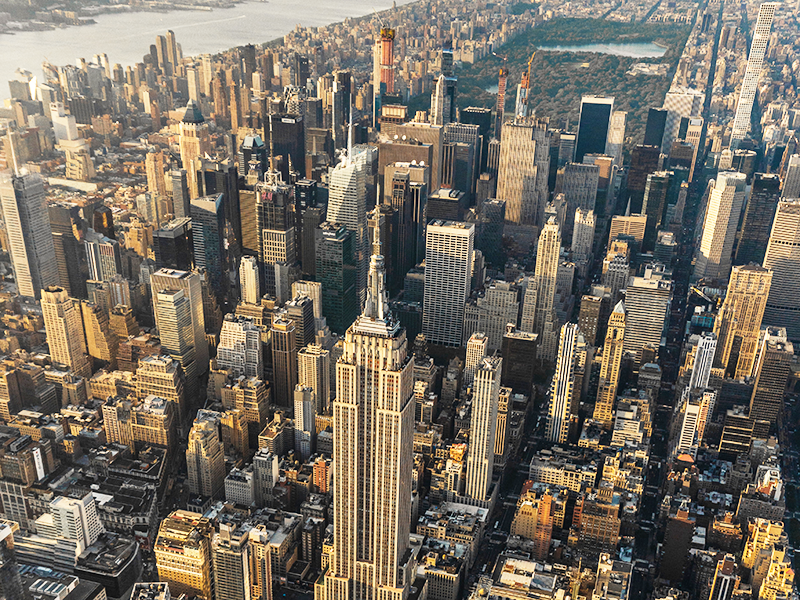
#> input picture kadai_03/resource/original.png, 800 x 600 px
$ python kadai_03.py
#> lines starting #> are read from the running program, lines starting #| are printed output that depends on the picture; after the words box and inside, x2 and y2 are one past the last pixel; in counts of white or black regions, pixels touching at a corner belong together
# 課題３　閾値処理
# 閾値を4パターン設定し,閾値処理した画像を示せ.

# --------------------------------------------
# インポート
# --------------------------------------------

# OpenCV 読み込み
import cv2
# MatPlotLib 読み込み
from matplotlib import pyplot as plt
from mpl_toolkits.axes_grid1 import make_axes_locatable

# --------------------------------------------
# 関数
# --------------------------------------------

# OpenCVのグレースケール画像をMatplotlibで表示する
def image_show(orig_img):
    # 解像度
    resolution = 72
    # figure作成
    fig = plt.figure(figsize=(orig_img.shape[1] / resolution, orig_img.shape[0] / resolution), dpi=resolution)
    # figure内にaxis追加
    ax = plt.subplot(111)
    # axisに画像を表示する
    im = ax.imshow(orig_img, cmap="gray")
    # axisに図を追加できるように
    divider = make_axes_locatable(ax)
    # axisの右に、2％の大きさの図を0.1インチの隙間を空けて生成
    cax = divider.append_axes("right", size="2%", pad=0.1)
    # 作成した部分にカラーバーを生成
    fig.colorbar(im, cax=cax, orientation='vertical')
    plt.show()

# --------------------------------------------
# 処理
# --------------------------------------------

# ファイルから画像を読み込み
src_img = cv2.imread('resource/original.png')
#> src_img is the input picture: shape (600, 800, 3); mean B, G, R 98.7, 111.1, 118.8
gray_img = cv2.cvtColor(src_img, cv2.COLOR_BGR2GRAY)
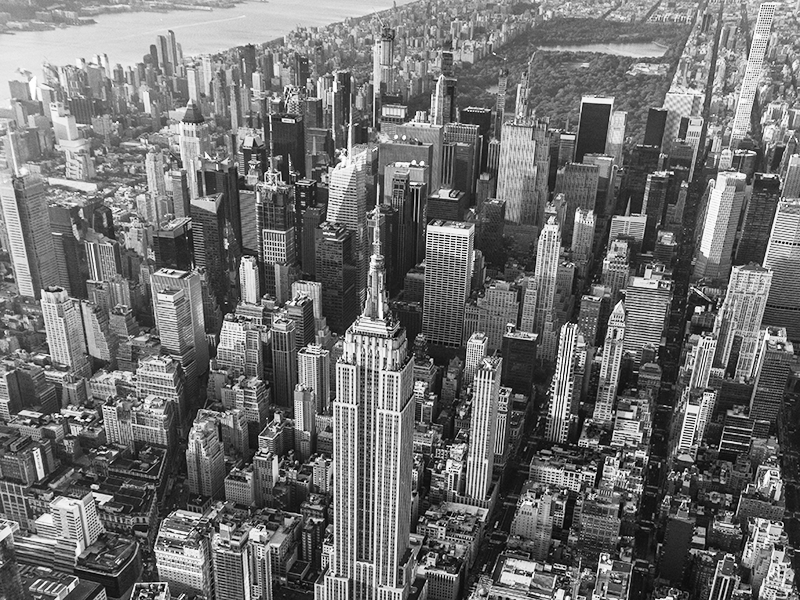
#> gray_img: shape (600, 800); min 0, max 255, mean 112

# グレー画像を表示して待機
image_show(gray_img)
input("Displaying gray image. Hit Enter.\n")
#> the answer given: resource/original.png

# 2階調化
# 変換後の画像
post_img = gray_img.copy()
# 2階調化
th, post_img = cv2.threshold(post_img,64,255,cv2.THRESH_BINARY)
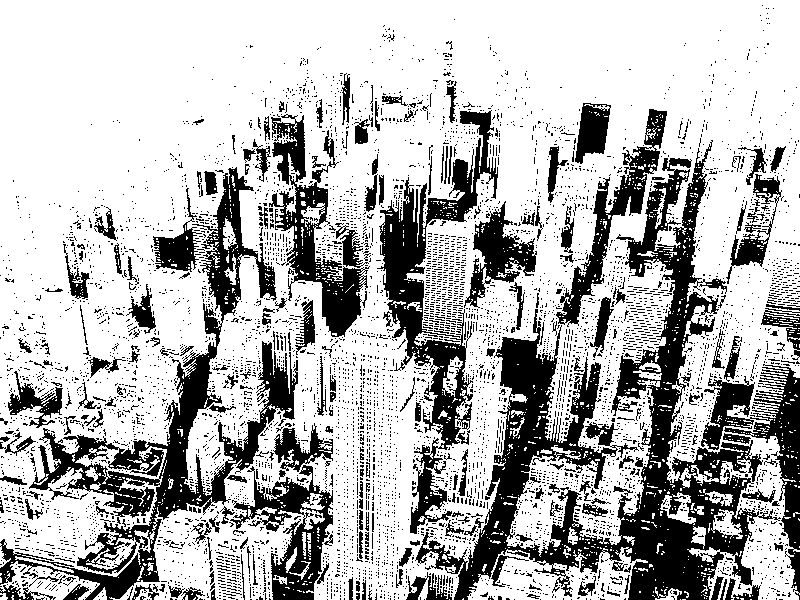
#> post_img: shape (600, 800); 71.3% white; 6160 black regions (5911 under 20 px), largest, box (x1, y1, x2, y2) and area: (415, 140, 781, 600) 37744, (0, 167, 298, 600) 20475, (377, 110, 498, 534) 12188
# 画像を表示して待機
image_show(post_img)
input("Displaying b/w image 1. Hit Enter.\n")
#> the answer given: resource/original.png

# 2階調化
# 変換後の画像
post_img = gray_img.copy()
# 2階調化
th, post_img = cv2.threshold(post_img,96,255,cv2.THRESH_BINARY)
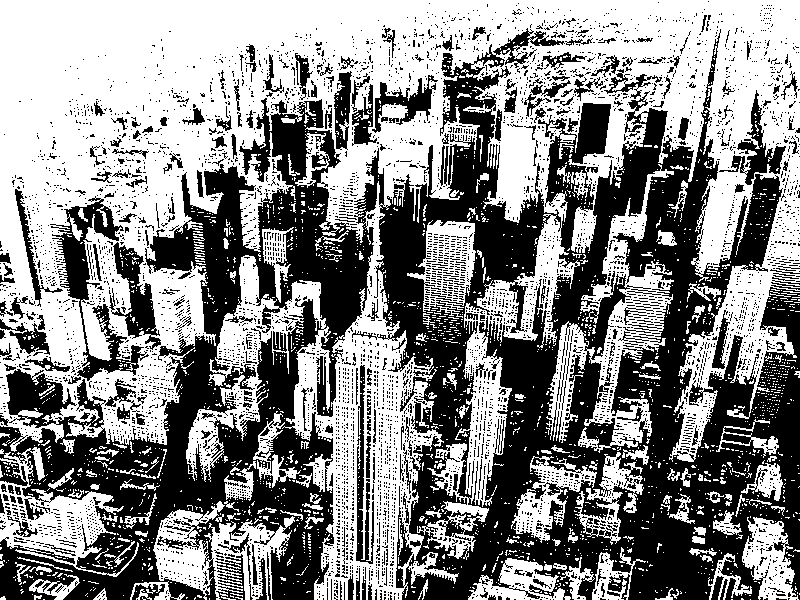
#> post_img: shape (600, 800); 53.7% white; 5523 black regions (5237 under 20 px), largest, box (x1, y1, x2, y2) and area: (0, 28, 800, 600) 175793, (50, 196, 149, 381) 4154, (109, 242, 161, 350) 2106
# 画像を表示して待機
image_show(post_img)
input("Displaying b/w image 2. Hit Enter.\n")
#> the answer given: resource/original.png

# 2階調化
# 変換後の画像
post_img = gray_img.copy()
# 2階調化
th, post_img = cv2.threshold(post_img,128,255,cv2.THRESH_BINARY)
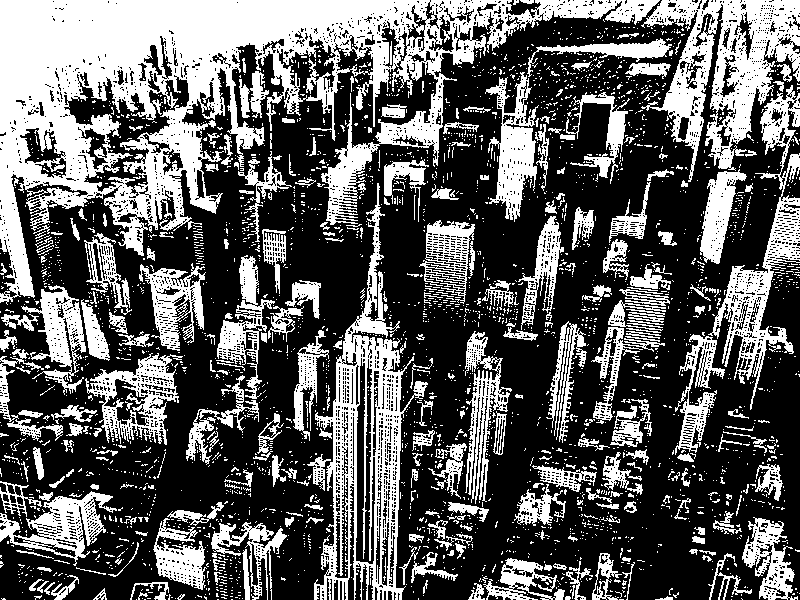
#> post_img: shape (600, 800); 36.9% white; 3117 white regions (2826 under 20 px), largest, box (x1, y1, x2, y2) and area: (0, 0, 660, 305) 61194, (314, 183, 428, 600) 12679, (641, 0, 800, 182) 12007
# 画像を表示して待機
image_show(post_img)
#> in image_show (call 4), `plt.show()`:
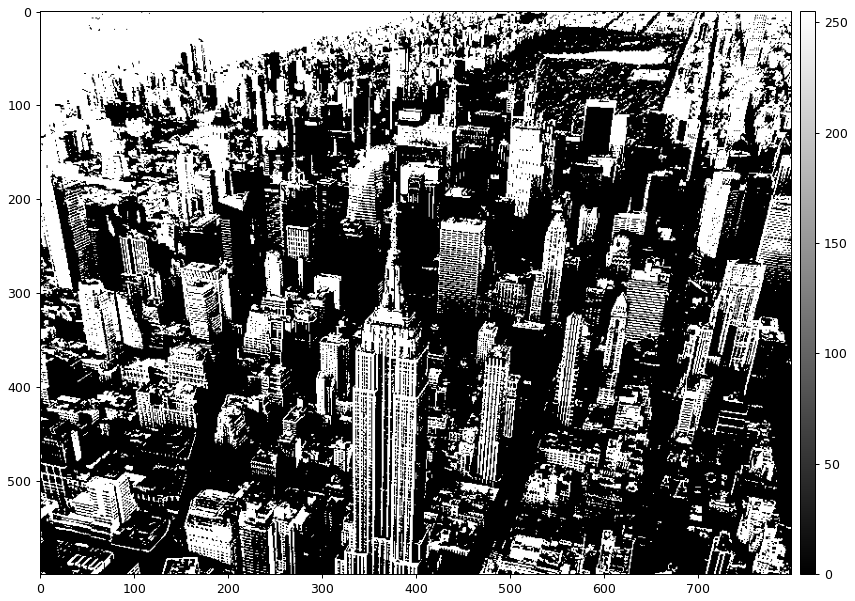
#> figure drawn by matplotlib, 2 panels
input("Displaying b/w image 3. Hit Enter.\n")

# 2階調化
# 変換後の画像
post_img = gray_img.copy()
# 2階調化
th, post_img = cv2.threshold(post_img,192,255,cv2.THRESH_BINARY)
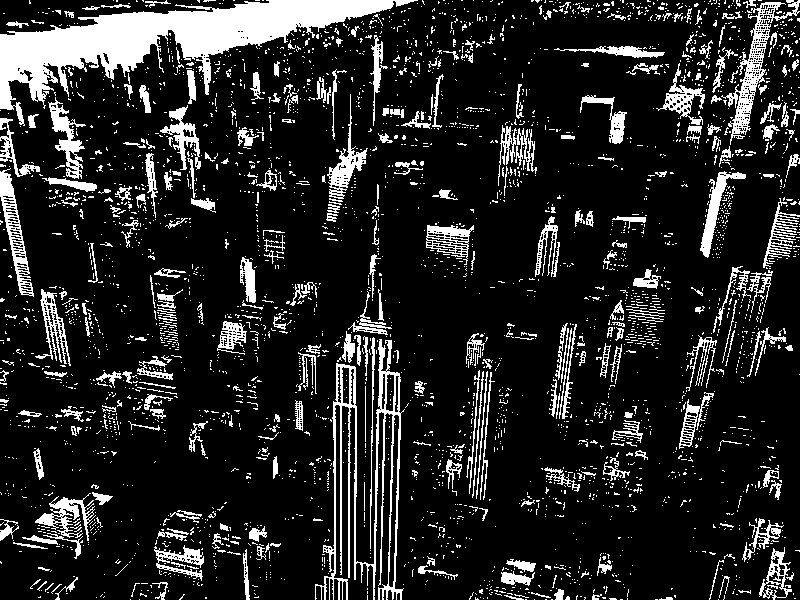
#> post_img: shape (600, 800); 14.8% white; 3535 white regions (3209 under 20 px), largest, box (x1, y1, x2, y2) and area: (0, 0, 418, 126) 16011, (315, 339, 405, 600) 4800, (721, 0, 800, 145) 2096
# 画像を表示して待機
image_show(post_img)
#> in image_show (call 5), `plt.show()`:
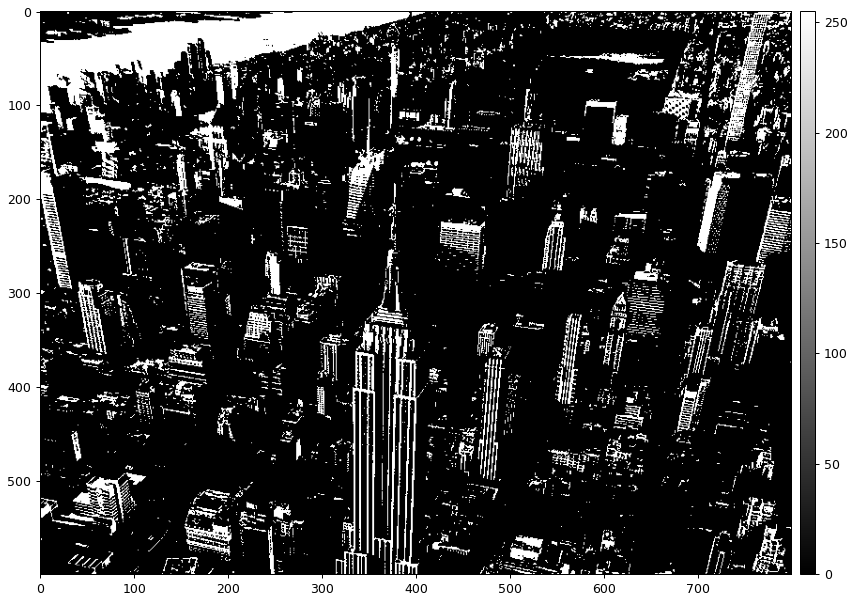
#> figure drawn by matplotlib, 2 panels
input("Displaying b/w image 4. Hit Enter.\n")


# プログラム終了
quit()
#> (the program exits here)
